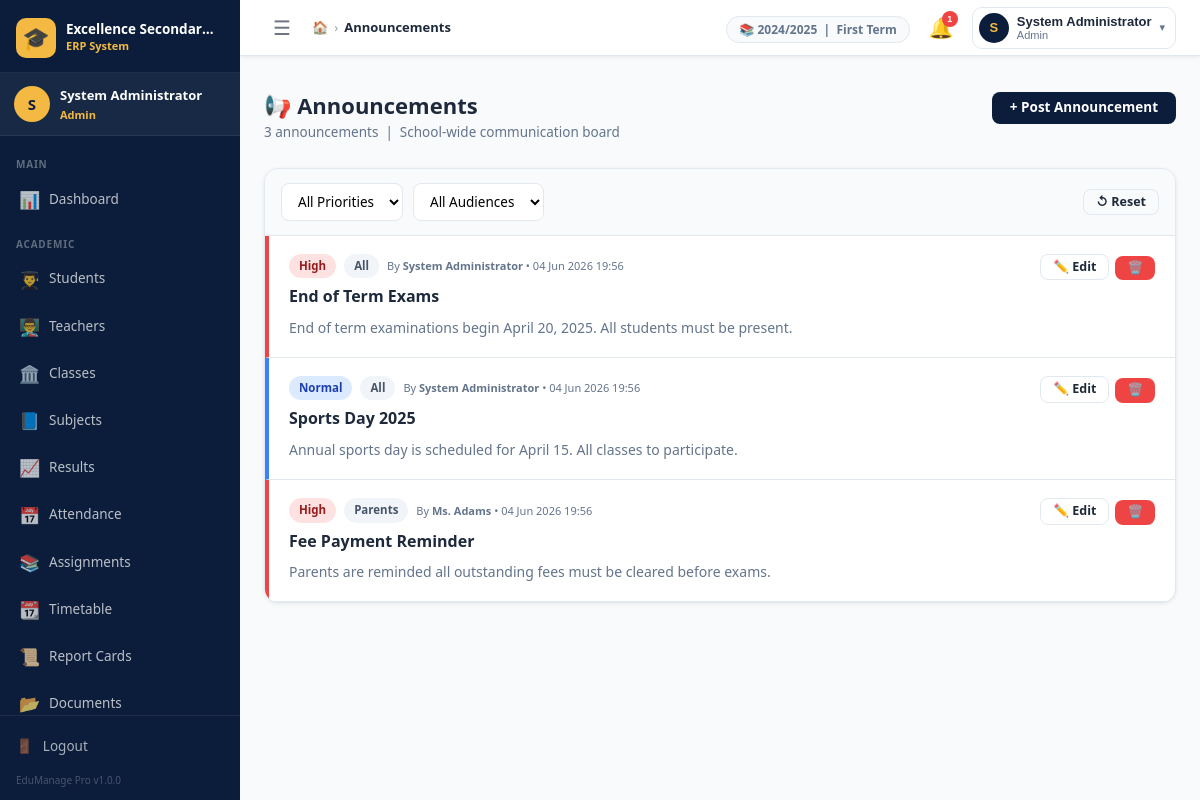
Before: /admin/announcements.php (signed in) with the older database file.
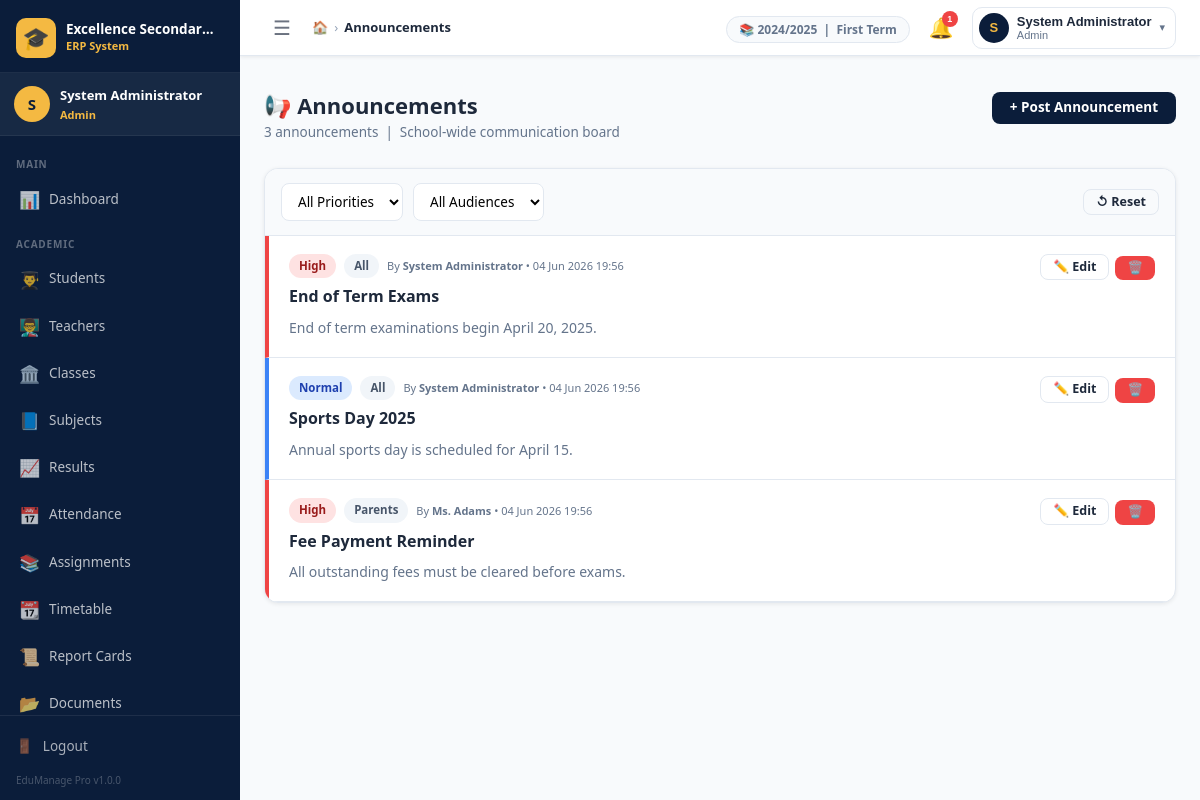
After: the same page with the newer database file.
### tables this page shows
CREATE TABLE `announcements` (
  `id`         INT UNSIGNED NOT NULL AUTO_INCREMENT,
  `title`      VARCHAR(200) NOT NULL,
  `body`       TEXT         NOT NULL,
  `priority`   ENUM('high','normal','low') NOT NULL DEFAULT 'normal',
  `target`     ENUM('all','students','teachers','parents') NOT NULL DEFAULT 'all',
  `posted_by`  INT UNSIGNED NOT NULL,
  `expires_at` DATE         DEFAULT NULL,
  `created_at` TIMESTAMP    NOT NULL DEFAULT CURRENT_TIMESTAMP,
  PRIMARY KEY (`id`),
  CONSTRAINT `fk_ann_user` FOREIGN KEY (`posted_by`) REFERENCES `users`(`id`)
);

CREATE TABLE `users` (
  `id`         INT UNSIGNED     NOT NULL AUTO_INCREMENT,
  `username`   VARCHAR(50)      NOT NULL UNIQUE,
  `password`   VARCHAR(255)     NOT NULL,
  `role_id`    TINYINT UNSIGNED NOT NULL,
  `full_name`  VARCHAR(100)     NOT NULL,
  `email`      VARCHAR(100)     DEFAULT NULL,
  `phone`      VARCHAR(20)      DEFAULT NULL,
  `status`     ENUM('active','inactive') NOT NULL DEFAULT 'active',
  `last_login` DATETIME         DEFAULT NULL,
  `created_at` TIMESTAMP        NOT NULL DEFAULT CURRENT_TIMESTAMP,
  PRIMARY KEY (`id`),
  KEY `idx_username` (`username`),
  KEY `idx_role`     (`role_id`),
  CONSTRAINT `fk_users_role` FOREIGN KEY (`role_id`) REFERENCES `roles`(`id`)
);

### config/db.php (called while the page is built, shortened)
<?php
class Database {
    private static ?PDO $instance = null;
    public static function getInstance(): PDO {
        if (self::$instance === null) {
            $dsn = sprintf(
                'mysql:host=%s;dbname=%s;charset=%s',
                DB_HOST, DB_NAME, DB_CHARSET
            );
            $options = [
                PDO::ATTR_ERRMODE            => PDO::ERRMODE_EXCEPTION,
                PDO::ATTR_DEFAULT_FETCH_MODE => PDO::FETCH_ASSOC,
                PDO::ATTR_EMULATE_PREPARES   => false,
                PDO::MYSQL_ATTR_INIT_COMMAND => "SET NAMES utf8mb4 COLLATE utf8mb4_unicode_ci",
            ];
            try {
                self::$instance = new PDO($dsn, DB_USER, DB_PASS, $options);
            } catch (PDOException $e) {
                error_log('[EduManage DB Error] ' . $e->getMessage());
                http_response_code(500);
                die(json_encode([
                    'success' => false,
                    'message' => 'Database connection failed. Please contact the administrator.'
                ]));
            }
        }
        return self::$instance;
    }
    public static function query(string $sql, array $params = []): PDOStatement {
        $stmt = self::getInstance()->prepare($sql);
        $stmt->execute($params);
        return $stmt;
    }
    public static function fetchOne(string $sql, array $params = []): ?array {
        $row = self::query($sql, $params)->fetch();
        return $row ?: null;
    }
    public static function fetchAll(string $sql, array $params = []): array {
        return self::query($sql, $params)->fetchAll();
    }
}

### admin/announcements.php (the view, shortened to what the changed rows need)
<?php
$page       = int_val($_GET['page']      ?? 1);
$where  = ['1=1'];
$params = [];
$whereStr = 'WHERE ' . implode(' AND ', $where);
$baseSql = "SELECT a.*, u.full_name AS author_name
            FROM announcements a JOIN users u ON u.id=a.posted_by
            {$whereStr}
            ORDER BY a.created_at DESC";
$pager  = paginate($baseSql, $params, $page);
$anns   = $pager['rows'];
include INCLUDES_PATH . '/header.php';
?>
<div class="page-header">
    <div class="page-header-left">
        <h1 class="page-title">📢 Announcements</h1>
    </div>
</div>
<div class="card mb-20">
    <div style="padding:0">
        <?php if ($anns): foreach ($anns as $ann):
            $isExpired = $ann['expires_at'] && strtotime($ann['expires_at']) < time();
        ?>
        <div style="padding:18px 20px;border-bottom:1px solid var(--border);
                    <?= $isExpired?'opacity:.6':'' ?>;
                    border-left:4px solid <?= $ann['priority']==='high'?'var(--red)':($ann['priority']==='normal'?'var(--blue)':'var(--gray)') ?>">
            <div style="display:flex;align-items:flex-start;justify-content:space-between;gap:12px;flex-wrap:wrap">
                <div style="flex:1">
                    <div style="display:flex;gap:8px;align-items:center;flex-wrap:wrap;margin-bottom:6px">
                        <?= status_badge($ann['priority']) ?>
                        <span class="badge badge-secondary"><?= ucfirst($ann['target']) ?></span>
                        <span class="text-xs text-muted">
                            By <strong><?= e($ann['author_name']) ?></strong>
                            &bull; <?= format_date($ann['created_at'], 'd M Y H:i') ?>
                        </span>
                    </div>
                    <h3 style="margin:0 0 6px;font-size:16px;font-weight:800;color:var(--text)">
                        <?= e($ann['title']) ?>
                    </h3>
                    <p style="margin:0;color:var(--text-muted);line-height:1.65;font-size:14px">
                        <?= nl2br(e($ann['body'])) ?>
                    </p>
                </div>
                <div style="display:flex;gap:6px;flex-shrink:0">
                    <button class="btn btn-sm btn-outline"
                            onclick='openEditAnn(<?= json_encode($ann) ?>)'>✏️ Edit</button>
                    <form method="POST" style="display:inline">
                        <button type="submit" class="btn btn-sm btn-danger"
                                data-confirm="Delete this announcement?">🗑️</button>
                    </form>
                </div>
            </div>
        </div>
        <?php endforeach; endif; ?>
    </div>
</div>
<?php include INCLUDES_PATH . '/footer.php'; ?>

### includes/functions.php (shortened to what the changed rows need)
<?php
function e(mixed $val): string {
    return htmlspecialchars((string)($val ?? ''), ENT_QUOTES | ENT_HTML5, 'UTF-8');
}
function status_badge(string $status): string {
    $map = [
        'active'    => 'badge-success',
        'inactive'  => 'badge-danger',
        'present'   => 'badge-success',
        'absent'    => 'badge-danger',
        'late'      => 'badge-warning',
        'paid'      => 'badge-success',
        'partial'   => 'badge-warning',
        'unpaid'    => 'badge-danger',
        'high'      => 'badge-danger',
        'normal'    => 'badge-primary',
        'low'       => 'badge-secondary',
        'graduated' => 'badge-purple',
        'transferred'=> 'badge-info',
    ];
    $cls = $map[strtolower($status)] ?? 'badge-secondary';
    return '<span class="badge ' . $cls . '">' . e(ucfirst($status)) . '</span>';
}
function paginate(string $sql, array $params, int $page, int $perPage = ROWS_PER_PAGE): array {
    $page    = max(1, (int)$page);
    $offset  = ($page - 1) * $perPage;
    $countSql = "SELECT COUNT(*) as cnt FROM ({$sql}) AS _count_query";
    $total    = (int)(Database::fetchOne($countSql, $params)['cnt'] ?? 0);
    $pages    = (int)ceil($total / $perPage);
    $rows = Database::fetchAll($sql . " LIMIT {$perPage} OFFSET {$offset}", $params);
    return [
        'rows'       => $rows,
        'total'      => $total,
        'pages'      => $pages,
        'page'       => $page,
        'per_page'   => $perPage,
        'has_prev'   => $page > 1,
        'has_next'   => $page < $pages,
    ];
}
function int_val(mixed $val, int $default = 0): int {
    return filter_var($val, FILTER_VALIDATE_INT) !== false ? (int)$val : $default;
}
function format_date(string $date, string $format = 'd M Y'): string {
    return date($format, strtotime($date));
}

Changed rows visible on the page:
changed announcements "End of Term Exams": body "End of term examinations begin April 20, 2025. All students must be present." → "End of term examinations begin April 20, 2025."
changed announcements "Normal": body "Annual sports day is scheduled for April 15. All classes to participate." → "Annual sports day is scheduled for April 15."
changed announcements "Fee Payment Reminder": body "Parents are reminded all outstanding fees must be cleared before exams." → "All outstanding fees must be cleared before exams."
